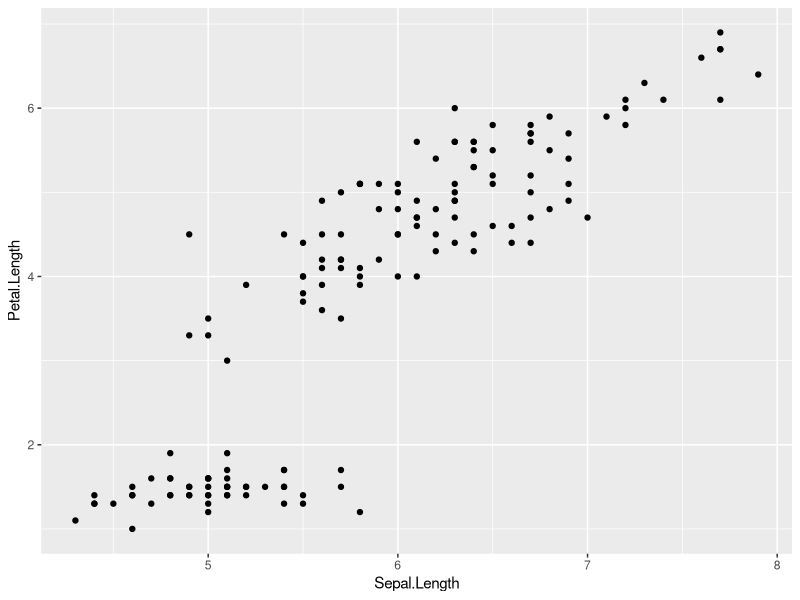
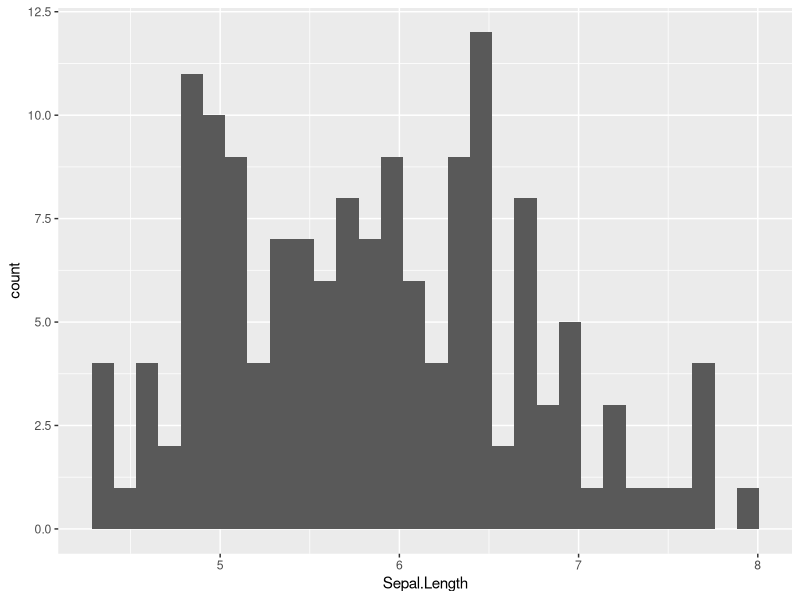
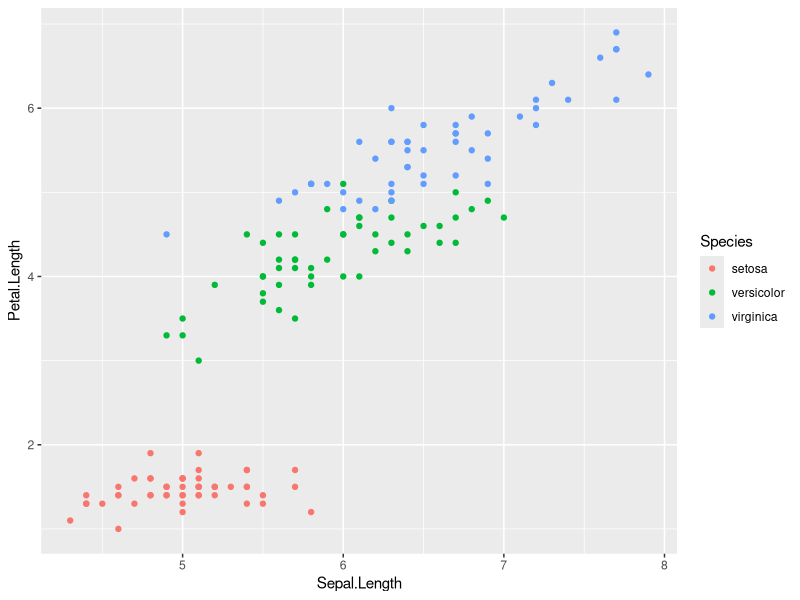
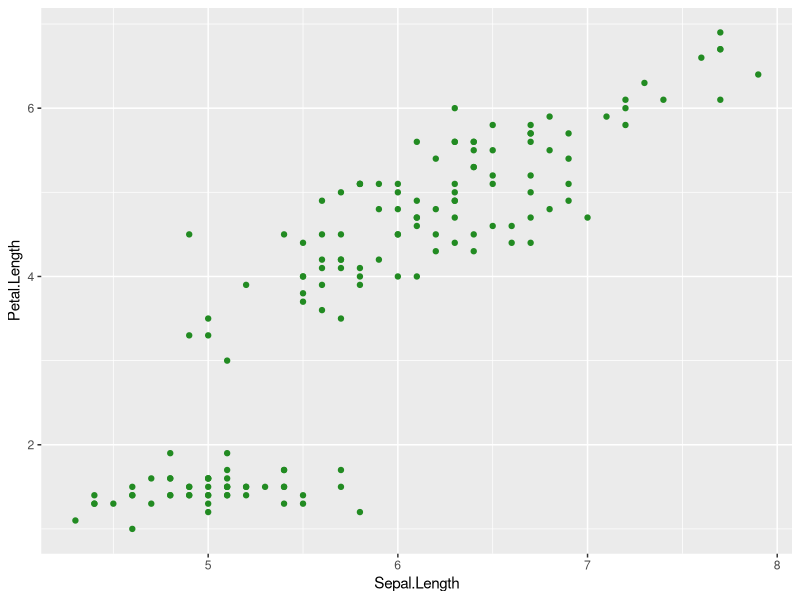
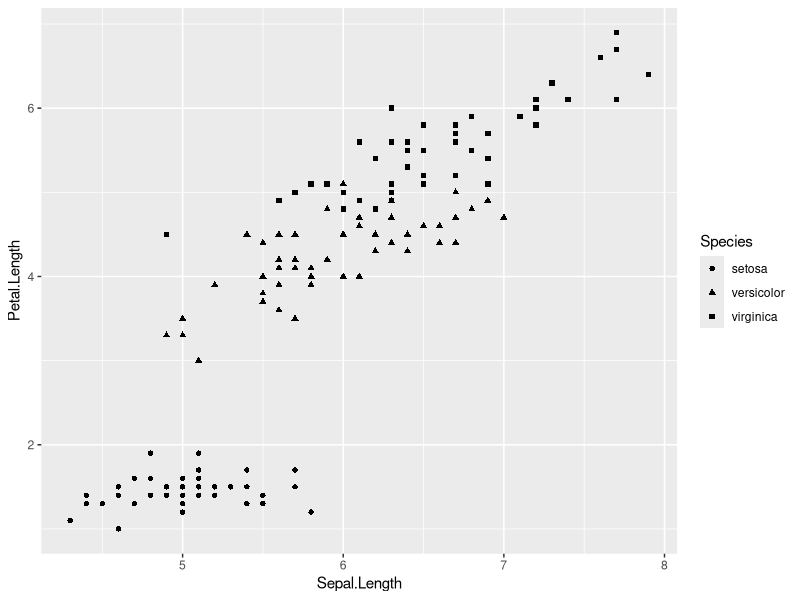
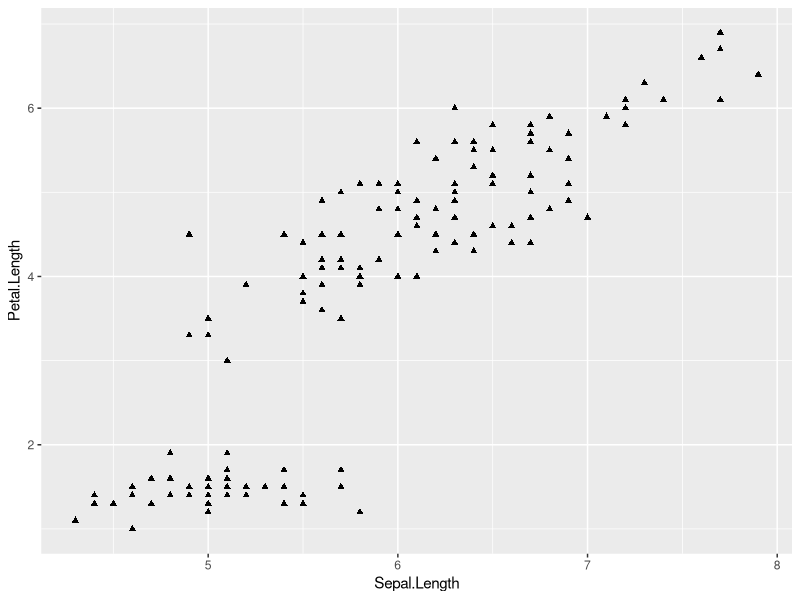
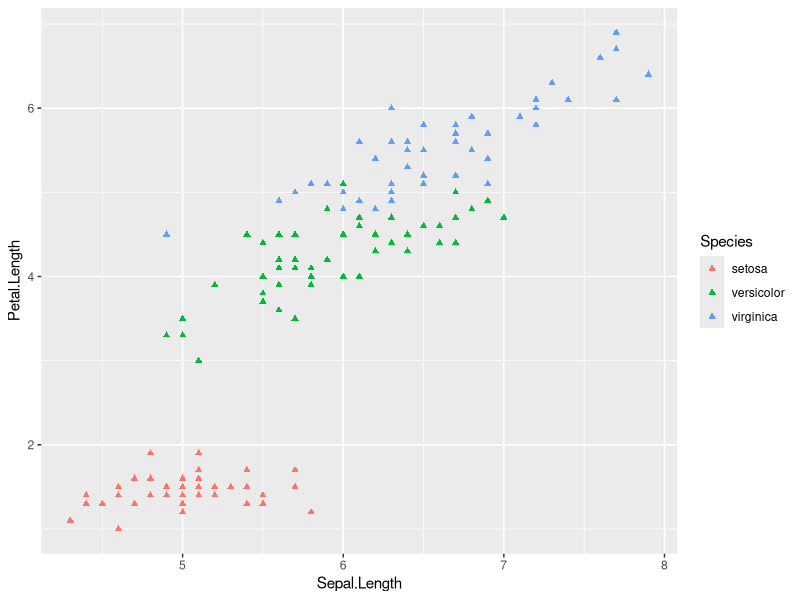

R code for these plots, in order:
## ---- chunk 1
knitr::opts_chunk$set(echo = TRUE)
## ---- chunk 2
library(ggplot2)
## ---- chunk 3
ggplot(iris, aes(x = Sepal.Length, y = Petal.Length)) +
	geom_point()

## ---- chunk 4
ggplot(iris, aes(x = Sepal.Length)) +
	geom_histogram()
## ---- chunk 5
ggplot(iris, aes(x = Sepal.Length, y = Petal.Length, color =Species))+
	geom_point() 
## ---- chunk 6
ggplot(iris, aes(x = Sepal.Length, y = Petal.Length))+
	geom_point(color = 'forestgreen') 
## ---- chunk 7
ggplot(iris, aes(x = Sepal.Length, y = Petal.Length, shape= Species))+
	geom_point() 
## ---- chunk 8
ggplot(iris, aes(x = Sepal.Length, y = Petal.Length))+
	geom_point(shape = 17)
## ---- chunk 9
ggplot(iris, aes(x = Sepal.Length, y = Petal.Length,color= Species))+
	geom_point(shape = 17)
